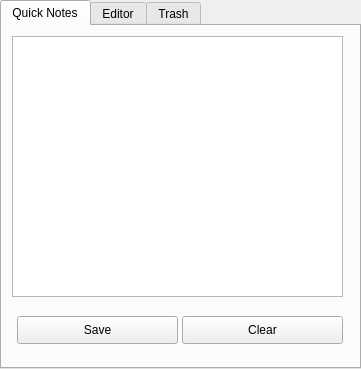
<?xml version="1.0" encoding="UTF-8"?>
<ui version="4.0">
 <class>TwoNotes</class>
 <widget class="QTabWidget" name="TwoNotes">
  <property name="geometry">
   <rect>
    <x>0</x>
    <y>0</y>
    <width>361</width>
    <height>369</height>
   </rect>
  </property>
  <property name="windowTitle">
   <string>TwoNotes</string>
  </property>
  <property name="currentIndex">
   <number>0</number>
  </property>
  <widget class="QWidget" name="QuickNotes">
   <attribute name="title">
    <string>Quick Notes</string>
   </attribute>
   <widget class="QPlainTextEdit" name="Note">
    <property name="geometry">
     <rect>
      <x>10</x>
      <y>10</y>
      <width>331</width>
      <height>261</height>
     </rect>
    </property>
   </widget>
   <widget class="QPushButton" name="Save">
    <property name="geometry">
     <rect>
      <x>15</x>
      <y>290</y>
      <width>161</width>
      <height>28</height>
     </rect>
    </property>
    <property name="text">
     <string>Save</string>
    </property>
   </widget>
   <widget class="QPushButton" name="Clear">
    <property name="geometry">
     <rect>
      <x>180</x>
      <y>290</y>
      <width>161</width>
      <height>28</height>
     </rect>
    </property>
    <property name="text">
     <string>Clear</string>
    </property>
   </widget>
  </widget>
  <widget class="QWidget" name="Editor">
   <attribute name="title">
    <string>Editor</string>
   </attribute>
   <widget class="QTableView" name="AllNotes">
    <property name="geometry">
     <rect>
      <x>10</x>
      <y>10</y>
      <width>331</width>
      <height>131</height>
     </rect>
    </property>
   </widget>
   <widget class="QPushButton" name="SaveEdit">
    <property name="geometry">
     <rect>
      <x>10</x>
      <y>300</y>
      <width>331</width>
      <height>28</height>
     </rect>
    </property>
    <property name="text">
     <string>Save</string>
    </property>
   </widget>
   <widget class="QTextEdit" name="EditNote">
    <property name="geometry">
     <rect>
      <x>10</x>
      <y>164</y>
      <width>331</width>
      <height>111</height>
     </rect>
    </property>
   </widget>
  </widget>
  <widget class="QWidget" name="Trash">
   <attribute name="title">
    <string>Trash</string>
   </attribute>
   <widget class="QTableView" name="TrashNotes">
    <property name="geometry">
     <rect>
      <x>10</x>
      <y>10</y>
      <width>331</width>
      <height>271</height>
     </rect>
    </property>
   </widget>
   <widget class="QPushButton" name="Delete">
    <property name="geometry">
     <rect>
      <x>180</x>
      <y>300</y>
      <width>161</width>
      <height>28</height>
     </rect>
    </property>
    <property name="text">
     <string>Delete</string>
    </property>
   </widget>
   <widget class="QPushButton" name="Restore">
    <property name="geometry">
     <rect>
      <x>10</x>
      <y>300</y>
      <width>161</width>
      <height>28</height>
     </rect>
    </property>
    <property name="text">
     <string>Restore</string>
    </property>
   </widget>
  </widget>
 </widget>
 <resources/>
 <connections/>
</ui>
